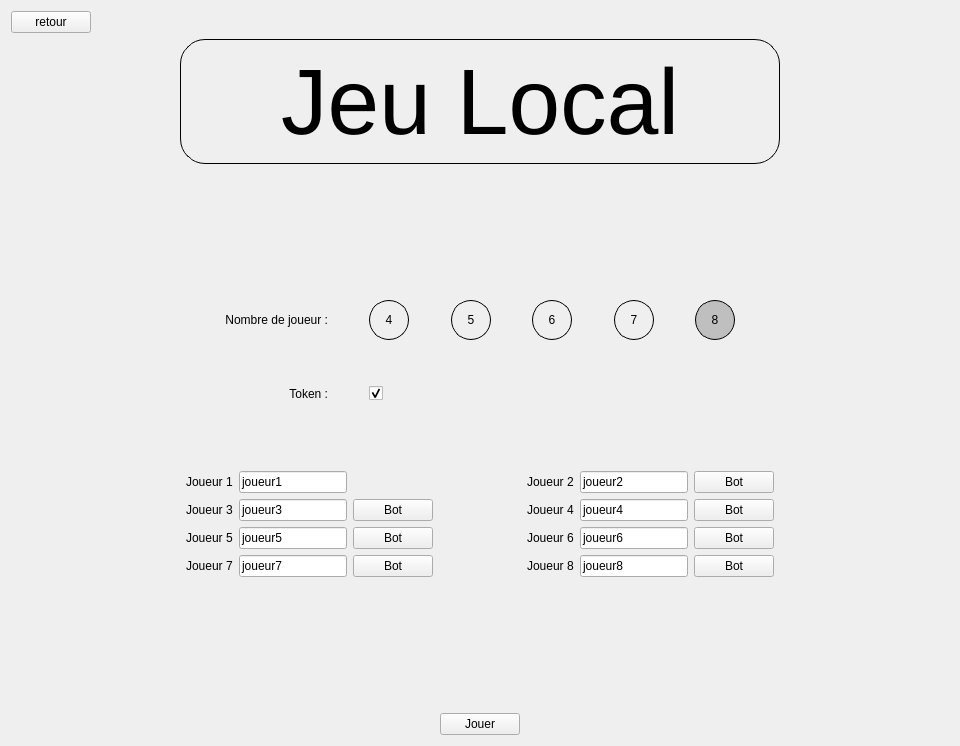
<?xml version="1.0" encoding="UTF-8"?>
<ui version="4.0">
 <class>JeuLocal</class>
 <widget class="QWidget" name="JeuLocal">
  <property name="geometry">
   <rect>
    <x>0</x>
    <y>0</y>
    <width>960</width>
    <height>746</height>
   </rect>
  </property>
  <property name="windowTitle">
   <string>Form</string>
  </property>
  <layout class="QVBoxLayout" name="verticalLayout">
   <item>
    <layout class="QHBoxLayout" name="horizontalLayout">
     <item>
      <widget class="QPushButton" name="retour">
       <property name="text">
        <string>retour</string>
       </property>
      </widget>
     </item>
     <item>
      <spacer name="horizontalSpacer">
       <property name="orientation">
        <enum>Qt::Horizontal</enum>
       </property>
       <property name="sizeHint" stdset="0">
        <size>
         <width>40</width>
         <height>20</height>
        </size>
       </property>
      </spacer>
     </item>
    </layout>
   </item>
   <item>
    <layout class="QHBoxLayout" name="horizontalLayout_2">
     <item>
      <spacer name="horizontalSpacer_3">
       <property name="orientation">
        <enum>Qt::Horizontal</enum>
       </property>
       <property name="sizeHint" stdset="0">
        <size>
         <width>40</width>
         <height>20</height>
        </size>
       </property>
      </spacer>
     </item>
     <item>
      <widget class="QLabel" name="salonDe">
       <property name="minimumSize">
        <size>
         <width>600</width>
         <height>125</height>
        </size>
       </property>
       <property name="font">
        <font>
         <pointsize>70</pointsize>
        </font>
       </property>
       <property name="styleSheet">
        <string notr="true">border-width: 1px;
border-style: solid;
border-color: black;
border-radius: 25px;</string>
       </property>
       <property name="text">
        <string>Jeu Local</string>
       </property>
       <property name="alignment">
        <set>Qt::AlignCenter</set>
       </property>
      </widget>
     </item>
     <item>
      <spacer name="horizontalSpacer_2">
       <property name="orientation">
        <enum>Qt::Horizontal</enum>
       </property>
       <property name="sizeHint" stdset="0">
        <size>
         <width>40</width>
         <height>20</height>
        </size>
       </property>
      </spacer>
     </item>
    </layout>
   </item>
   <item>
    <spacer name="verticalSpacer">
     <property name="orientation">
      <enum>Qt::Vertical</enum>
     </property>
     <property name="sizeHint" stdset="0">
      <size>
       <width>20</width>
       <height>40</height>
      </size>
     </property>
    </spacer>
   </item>
   <item>
    <spacer name="verticalSpacer_4">
     <property name="orientation">
      <enum>Qt::Vertical</enum>
     </property>
     <property name="sizeHint" stdset="0">
      <size>
       <width>20</width>
       <height>40</height>
      </size>
     </property>
    </spacer>
   </item>
   <item>
    <layout class="QGridLayout" name="gridLayout">
     <item row="0" column="8">
      <widget class="QPushButton" name="nbrJoueur4">
       <property name="minimumSize">
        <size>
         <width>40</width>
         <height>40</height>
        </size>
       </property>
       <property name="styleSheet">
        <string notr="true">QPushButton
{
border : 1px solid black;
border-radius :20px;
}

QPushButton:checked
{
background-color: #bfbfbf;
}
</string>
       </property>
       <property name="text">
        <string>4</string>
       </property>
       <property name="checkable">
        <bool>true</bool>
       </property>
      </widget>
     </item>
     <item row="0" column="17">
      <spacer name="horizontalSpacer_20">
       <property name="orientation">
        <enum>Qt::Horizontal</enum>
       </property>
       <property name="sizeHint" stdset="0">
        <size>
         <width>40</width>
         <height>20</height>
        </size>
       </property>
      </spacer>
     </item>
     <item row="2" column="8">
      <widget class="QCheckBox" name="checkBox">
       <property name="text">
        <string/>
       </property>
       <property name="checked">
        <bool>true</bool>
       </property>
      </widget>
     </item>
     <item row="0" column="0">
      <spacer name="horizontalSpacer_15">
       <property name="orientation">
        <enum>Qt::Horizontal</enum>
       </property>
       <property name="sizeHint" stdset="0">
        <size>
         <width>40</width>
         <height>20</height>
        </size>
       </property>
      </spacer>
     </item>
     <item row="2" column="6">
      <widget class="QLabel" name="label_2">
       <property name="text">
        <string>Token :</string>
       </property>
       <property name="alignment">
        <set>Qt::AlignRight|Qt::AlignTrailing|Qt::AlignVCenter</set>
       </property>
      </widget>
     </item>
     <item row="0" column="3">
      <spacer name="horizontalSpacer_19">
       <property name="orientation">
        <enum>Qt::Horizontal</enum>
       </property>
       <property name="sizeHint" stdset="0">
        <size>
         <width>40</width>
         <height>20</height>
        </size>
       </property>
      </spacer>
     </item>
     <item row="0" column="18">
      <spacer name="horizontalSpacer_21">
       <property name="orientation">
        <enum>Qt::Horizontal</enum>
       </property>
       <property name="sizeHint" stdset="0">
        <size>
         <width>40</width>
         <height>20</height>
        </size>
       </property>
      </spacer>
     </item>
     <item row="0" column="14">
      <widget class="QPushButton" name="nbrJoueur7">
       <property name="minimumSize">
        <size>
         <width>40</width>
         <height>40</height>
        </size>
       </property>
       <property name="styleSheet">
        <string notr="true">QPushButton
{
border : 1px solid black;
border-radius :20px;
}

QPushButton:checked
{
background-color: #bfbfbf;
}
</string>
       </property>
       <property name="text">
        <string>7</string>
       </property>
       <property name="checkable">
        <bool>true</bool>
       </property>
      </widget>
     </item>
     <item row="0" column="21">
      <spacer name="horizontalSpacer_24">
       <property name="orientation">
        <enum>Qt::Horizontal</enum>
       </property>
       <property name="sizeHint" stdset="0">
        <size>
         <width>40</width>
         <height>20</height>
        </size>
       </property>
      </spacer>
     </item>
     <item row="0" column="1">
      <spacer name="horizontalSpacer_17">
       <property name="orientation">
        <enum>Qt::Horizontal</enum>
       </property>
       <property name="sizeHint" stdset="0">
        <size>
         <width>40</width>
         <height>20</height>
        </size>
       </property>
      </spacer>
     </item>
     <item row="1" column="9">
      <spacer name="verticalSpacer_6">
       <property name="orientation">
        <enum>Qt::Vertical</enum>
       </property>
       <property name="sizeHint" stdset="0">
        <size>
         <width>20</width>
         <height>40</height>
        </size>
       </property>
      </spacer>
     </item>
     <item row="0" column="15">
      <spacer name="horizontalSpacer_14">
       <property name="orientation">
        <enum>Qt::Horizontal</enum>
       </property>
       <property name="sizeHint" stdset="0">
        <size>
         <width>40</width>
         <height>20</height>
        </size>
       </property>
      </spacer>
     </item>
     <item row="0" column="19">
      <spacer name="horizontalSpacer_22">
       <property name="orientation">
        <enum>Qt::Horizontal</enum>
       </property>
       <property name="sizeHint" stdset="0">
        <size>
         <width>40</width>
         <height>20</height>
        </size>
       </property>
      </spacer>
     </item>
     <item row="0" column="20">
      <spacer name="horizontalSpacer_23">
       <property name="orientation">
        <enum>Qt::Horizontal</enum>
       </property>
       <property name="sizeHint" stdset="0">
        <size>
         <width>40</width>
         <height>20</height>
        </size>
       </property>
      </spacer>
     </item>
     <item row="0" column="10">
      <widget class="QPushButton" name="nbrJoueur5">
       <property name="minimumSize">
        <size>
         <width>40</width>
         <height>40</height>
        </size>
       </property>
       <property name="styleSheet">
        <string notr="true">QPushButton
{
border : 1px solid black;
border-radius :20px;
}

QPushButton:checked
{
background-color: #bfbfbf;
}
</string>
       </property>
       <property name="text">
        <string>5</string>
       </property>
       <property name="checkable">
        <bool>true</bool>
       </property>
      </widget>
     </item>
     <item row="0" column="12">
      <widget class="QPushButton" name="nbrJoueur6">
       <property name="minimumSize">
        <size>
         <width>40</width>
         <height>40</height>
        </size>
       </property>
       <property name="styleSheet">
        <string notr="true">QPushButton
{
border : 1px solid black;
border-radius :20px;
}

QPushButton:checked
{
background-color: #bfbfbf;
}
</string>
       </property>
       <property name="text">
        <string>6</string>
       </property>
       <property name="checkable">
        <bool>true</bool>
       </property>
      </widget>
     </item>
     <item row="0" column="16">
      <widget class="QPushButton" name="nbrJoueur8">
       <property name="minimumSize">
        <size>
         <width>40</width>
         <height>40</height>
        </size>
       </property>
       <property name="styleSheet">
        <string notr="true">QPushButton
{
border : 1px solid black;
border-radius :20px;
}

QPushButton:checked
{
background-color: #bfbfbf;
}
</string>
       </property>
       <property name="text">
        <string>8</string>
       </property>
       <property name="checkable">
        <bool>true</bool>
       </property>
       <property name="checked">
        <bool>true</bool>
       </property>
      </widget>
     </item>
     <item row="0" column="4">
      <spacer name="horizontalSpacer_16">
       <property name="orientation">
        <enum>Qt::Horizontal</enum>
       </property>
       <property name="sizeHint" stdset="0">
        <size>
         <width>40</width>
         <height>20</height>
        </size>
       </property>
      </spacer>
     </item>
     <item row="0" column="9">
      <spacer name="horizontalSpacer_11">
       <property name="orientation">
        <enum>Qt::Horizontal</enum>
       </property>
       <property name="sizeHint" stdset="0">
        <size>
         <width>40</width>
         <height>20</height>
        </size>
       </property>
      </spacer>
     </item>
     <item row="0" column="11">
      <spacer name="horizontalSpacer_12">
       <property name="orientation">
        <enum>Qt::Horizontal</enum>
       </property>
       <property name="sizeHint" stdset="0">
        <size>
         <width>40</width>
         <height>20</height>
        </size>
       </property>
      </spacer>
     </item>
     <item row="0" column="2">
      <spacer name="horizontalSpacer_18">
       <property name="orientation">
        <enum>Qt::Horizontal</enum>
       </property>
       <property name="sizeHint" stdset="0">
        <size>
         <width>40</width>
         <height>20</height>
        </size>
       </property>
      </spacer>
     </item>
     <item row="0" column="13">
      <spacer name="horizontalSpacer_13">
       <property name="orientation">
        <enum>Qt::Horizontal</enum>
       </property>
       <property name="sizeHint" stdset="0">
        <size>
         <width>40</width>
         <height>20</height>
        </size>
       </property>
      </spacer>
     </item>
     <item row="0" column="22">
      <spacer name="horizontalSpacer_10">
       <property name="orientation">
        <enum>Qt::Horizontal</enum>
       </property>
       <property name="sizeHint" stdset="0">
        <size>
         <width>40</width>
         <height>20</height>
        </size>
       </property>
      </spacer>
     </item>
     <item row="0" column="6">
      <widget class="QLabel" name="label">
       <property name="text">
        <string>Nombre de joueur :</string>
       </property>
       <property name="alignment">
        <set>Qt::AlignRight|Qt::AlignTrailing|Qt::AlignVCenter</set>
       </property>
      </widget>
     </item>
     <item row="0" column="5">
      <spacer name="horizontalSpacer_9">
       <property name="orientation">
        <enum>Qt::Horizontal</enum>
       </property>
       <property name="sizeHint" stdset="0">
        <size>
         <width>40</width>
         <height>20</height>
        </size>
       </property>
      </spacer>
     </item>
     <item row="0" column="7">
      <spacer name="horizontalSpacer_27">
       <property name="orientation">
        <enum>Qt::Horizontal</enum>
       </property>
       <property name="sizeHint" stdset="0">
        <size>
         <width>40</width>
         <height>20</height>
        </size>
       </property>
      </spacer>
     </item>
    </layout>
   </item>
   <item>
    <spacer name="verticalSpacer_2">
     <property name="orientation">
      <enum>Qt::Vertical</enum>
     </property>
     <property name="sizeHint" stdset="0">
      <size>
       <width>20</width>
       <height>40</height>
      </size>
     </property>
    </spacer>
   </item>
   <item>
    <layout class="QGridLayout" name="gridLayout_2">
     <item row="2" column="8">
      <widget class="QPushButton" name="bot6">
       <property name="text">
        <string>Bot</string>
       </property>
       <property name="checkable">
        <bool>true</bool>
       </property>
      </widget>
     </item>
     <item row="2" column="3">
      <widget class="QLineEdit" name="joueur5">
       <property name="styleSheet">
        <string notr="true">QLineEdit:read-only
{
    background-color: #bfbfbf;
}</string>
       </property>
       <property name="text">
        <string>joueur5</string>
       </property>
       <property name="readOnly">
        <bool>false</bool>
       </property>
      </widget>
     </item>
     <item row="1" column="3">
      <widget class="QLineEdit" name="joueur3">
       <property name="text">
        <string>joueur3</string>
       </property>
       <property name="readOnly">
        <bool>false</bool>
       </property>
      </widget>
     </item>
     <item row="2" column="6">
      <widget class="QLabel" name="label_7">
       <property name="text">
        <string>Joueur 6</string>
       </property>
      </widget>
     </item>
     <item row="3" column="2">
      <widget class="QLabel" name="label_8">
       <property name="text">
        <string>Joueur 7</string>
       </property>
      </widget>
     </item>
     <item row="1" column="7">
      <widget class="QLineEdit" name="joueur4">
       <property name="text">
        <string>joueur4</string>
       </property>
       <property name="readOnly">
        <bool>false</bool>
       </property>
      </widget>
     </item>
     <item row="1" column="8">
      <widget class="QPushButton" name="bot4">
       <property name="text">
        <string>Bot</string>
       </property>
       <property name="checkable">
        <bool>true</bool>
       </property>
      </widget>
     </item>
     <item row="0" column="2">
      <widget class="QLabel" name="label_3">
       <property name="text">
        <string>Joueur 1</string>
       </property>
      </widget>
     </item>
     <item row="0" column="0">
      <spacer name="horizontalSpacer_25">
       <property name="orientation">
        <enum>Qt::Horizontal</enum>
       </property>
       <property name="sizeHint" stdset="0">
        <size>
         <width>40</width>
         <height>20</height>
        </size>
       </property>
      </spacer>
     </item>
     <item row="3" column="6">
      <widget class="QLabel" name="label_9">
       <property name="text">
        <string>Joueur 8</string>
       </property>
      </widget>
     </item>
     <item row="0" column="5">
      <spacer name="horizontalSpacer_8">
       <property name="orientation">
        <enum>Qt::Horizontal</enum>
       </property>
       <property name="sizeHint" stdset="0">
        <size>
         <width>40</width>
         <height>20</height>
        </size>
       </property>
      </spacer>
     </item>
     <item row="3" column="3">
      <widget class="QLineEdit" name="joueur7">
       <property name="styleSheet">
        <string notr="true">QLineEdit:read-only
{
    background-color: #bfbfbf;
}</string>
       </property>
       <property name="text">
        <string>joueur7</string>
       </property>
       <property name="readOnly">
        <bool>false</bool>
       </property>
      </widget>
     </item>
     <item row="0" column="1">
      <spacer name="horizontalSpacer_6">
       <property name="orientation">
        <enum>Qt::Horizontal</enum>
       </property>
       <property name="sizeHint" stdset="0">
        <size>
         <width>40</width>
         <height>20</height>
        </size>
       </property>
      </spacer>
     </item>
     <item row="3" column="4">
      <widget class="QPushButton" name="bot7">
       <property name="text">
        <string>Bot</string>
       </property>
       <property name="checkable">
        <bool>true</bool>
       </property>
      </widget>
     </item>
     <item row="0" column="7">
      <widget class="QLineEdit" name="joueur2">
       <property name="text">
        <string>joueur2</string>
       </property>
       <property name="readOnly">
        <bool>false</bool>
       </property>
      </widget>
     </item>
     <item row="3" column="7">
      <widget class="QLineEdit" name="joueur8">
       <property name="styleSheet">
        <string notr="true">QLineEdit:read-only
{
    background-color: #bfbfbf;
}</string>
       </property>
       <property name="text">
        <string>joueur8</string>
       </property>
       <property name="readOnly">
        <bool>false</bool>
       </property>
      </widget>
     </item>
     <item row="1" column="6">
      <widget class="QLabel" name="label_10">
       <property name="text">
        <string>Joueur 4</string>
       </property>
      </widget>
     </item>
     <item row="0" column="6">
      <widget class="QLabel" name="label_5">
       <property name="text">
        <string>Joueur 2</string>
       </property>
      </widget>
     </item>
     <item row="0" column="8">
      <widget class="QPushButton" name="bot2">
       <property name="text">
        <string>Bot</string>
       </property>
       <property name="checkable">
        <bool>true</bool>
       </property>
      </widget>
     </item>
     <item row="2" column="4">
      <widget class="QPushButton" name="bot5">
       <property name="text">
        <string>Bot</string>
       </property>
       <property name="checkable">
        <bool>true</bool>
       </property>
      </widget>
     </item>
     <item row="2" column="7">
      <widget class="QLineEdit" name="joueur6">
       <property name="styleSheet">
        <string notr="true">QLineEdit:read-only
{
    background-color: #bfbfbf;
}</string>
       </property>
       <property name="text">
        <string>joueur6</string>
       </property>
       <property name="readOnly">
        <bool>false</bool>
       </property>
      </widget>
     </item>
     <item row="0" column="3">
      <widget class="QLineEdit" name="joueur1">
       <property name="text">
        <string>joueur1</string>
       </property>
       <property name="readOnly">
        <bool>false</bool>
       </property>
      </widget>
     </item>
     <item row="2" column="2">
      <widget class="QLabel" name="label_6">
       <property name="text">
        <string>Joueur 5</string>
       </property>
      </widget>
     </item>
     <item row="3" column="8">
      <widget class="QPushButton" name="bot8">
       <property name="text">
        <string>Bot</string>
       </property>
       <property name="checkable">
        <bool>true</bool>
       </property>
      </widget>
     </item>
     <item row="1" column="2">
      <widget class="QLabel" name="label_4">
       <property name="text">
        <string>Joueur 3</string>
       </property>
      </widget>
     </item>
     <item row="1" column="4">
      <widget class="QPushButton" name="bot3">
       <property name="text">
        <string>Bot</string>
       </property>
       <property name="checkable">
        <bool>true</bool>
       </property>
      </widget>
     </item>
     <item row="0" column="9">
      <spacer name="horizontalSpacer_7">
       <property name="orientation">
        <enum>Qt::Horizontal</enum>
       </property>
       <property name="sizeHint" stdset="0">
        <size>
         <width>40</width>
         <height>20</height>
        </size>
       </property>
      </spacer>
     </item>
     <item row="0" column="10">
      <spacer name="horizontalSpacer_26">
       <property name="orientation">
        <enum>Qt::Horizontal</enum>
       </property>
       <property name="sizeHint" stdset="0">
        <size>
         <width>40</width>
         <height>20</height>
        </size>
       </property>
      </spacer>
     </item>
    </layout>
   </item>
   <item>
    <spacer name="verticalSpacer_3">
     <property name="orientation">
      <enum>Qt::Vertical</enum>
     </property>
     <property name="sizeHint" stdset="0">
      <size>
       <width>20</width>
       <height>40</height>
      </size>
     </property>
    </spacer>
   </item>
   <item>
    <spacer name="verticalSpacer_5">
     <property name="orientation">
      <enum>Qt::Vertical</enum>
     </property>
     <property name="sizeHint" stdset="0">
      <size>
       <width>20</width>
       <height>40</height>
      </size>
     </property>
    </spacer>
   </item>
   <item>
    <layout class="QHBoxLayout" name="horizontalLayout_3">
     <item>
      <spacer name="horizontalSpacer_4">
       <property name="orientation">
        <enum>Qt::Horizontal</enum>
       </property>
       <property name="sizeHint" stdset="0">
        <size>
         <width>40</width>
         <height>20</height>
        </size>
       </property>
      </spacer>
     </item>
     <item>
      <widget class="QPushButton" name="jouer">
       <property name="text">
        <string>Jouer</string>
       </property>
      </widget>
     </item>
     <item>
      <spacer name="horizontalSpacer_5">
       <property name="orientation">
        <enum>Qt::Horizontal</enum>
       </property>
       <property name="sizeHint" stdset="0">
        <size>
         <width>40</width>
         <height>20</height>
        </size>
       </property>
      </spacer>
     </item>
    </layout>
   </item>
  </layout>
 </widget>
 <resources/>
 <connections/>
</ui>
